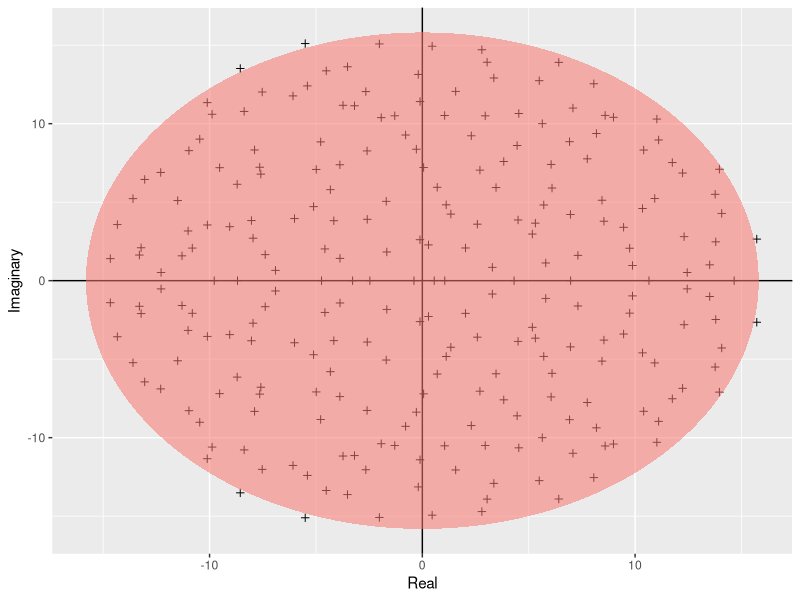
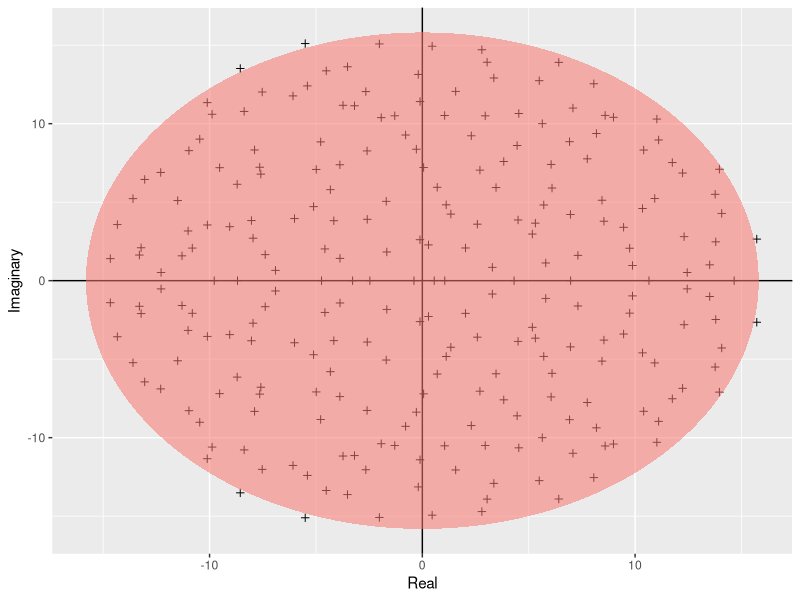

Source code (R) for these figures, in order:
install.packages("ggplot2")
library(ggplot2)

#build a function object that will calculate the ellipse (the perdicted bounds of the eigenvalues):
build_ellipse <- function(hradius, vradius){ # function that returns an ellipse
  npoints = 250
  a <- seq(0, 2 * pi, length = npoints + 1)
  x <- hradius * cos(a)
  y <- vradius * sin(a)  
  return(data.frame(x = x, y = y))
}

N <- 250 # Assign size of the matrix
M <- matrix(rnorm(N * N), N, N) # Build the matrix
eigvals <- eigen(M)$values # Find the eigenvalues
eigDF <- data.frame("Real" = Re(eigvals), "Imaginary" = Im(eigvals)) # Build a dataframe
my_radius <- sqrt(N) # The radius of the circle is sqrt(N)
ellDF <- build_ellipse(my_radius, my_radius) # Dataframe to plot the ellipse

names(ellDF) <- c("Real", "Imaginary") # rename the columns

#plot
# plot the eigenvalues
p <- ggplot(eigDF, aes(x = Real, y = Imaginary))
p <- p +
  geom_point(shape = I(3)) +
  theme(legend.position = "none")

# now add the vertical and horizontal line
p <- p + geom_hline(aes(yintercept = 0))
p <- p + geom_vline(aes(xintercept = 0))

# finally, add the ellipse
p <- p + geom_polygon(data = ellDF, aes(x = Real, y = Imaginary, alpha = 1/20, fill = "red"))
p

ggsave(filename = "../results/eigenvalues_plot.pdf")
